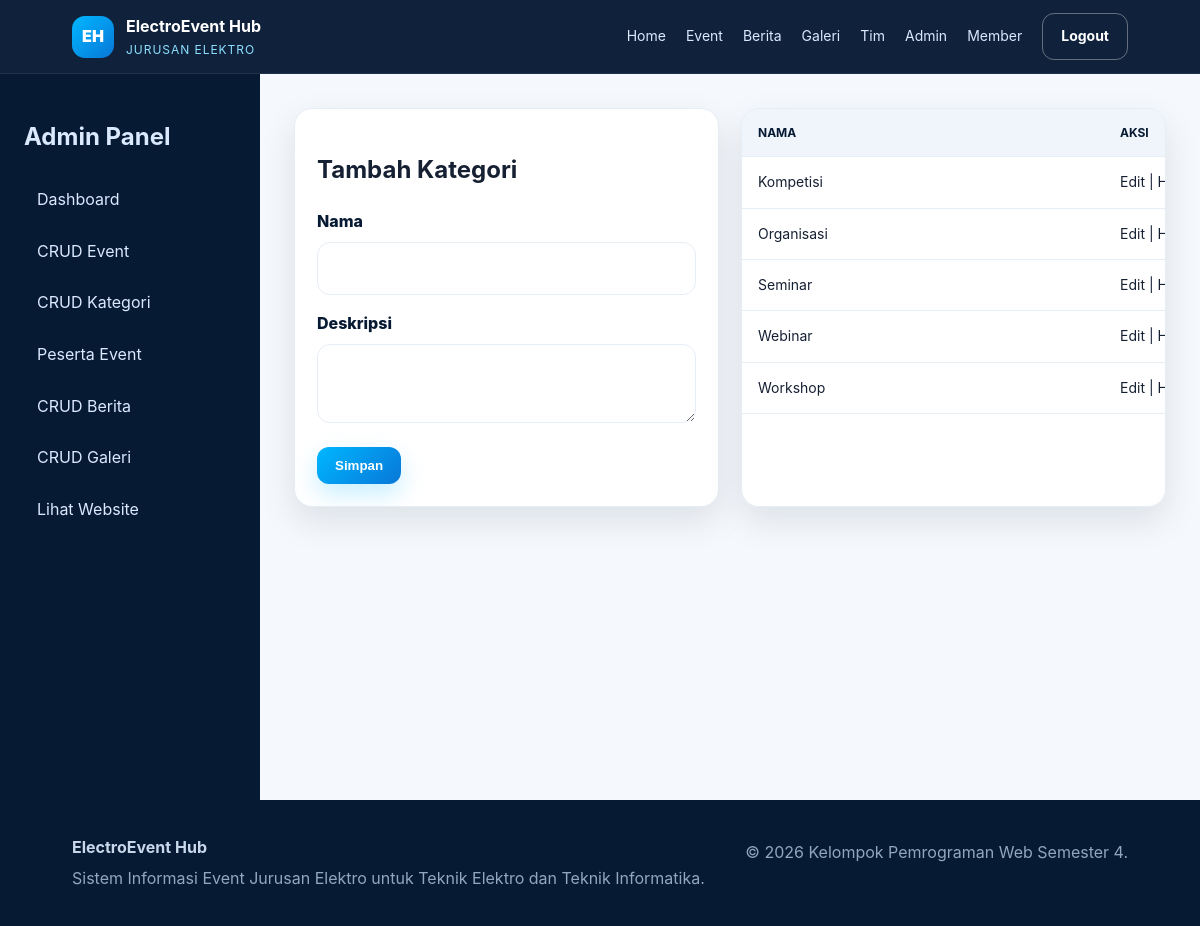
Screenshot of /admin/categories.php (signed in) with the database file from the repository.
### tables this page shows
CREATE TABLE categories (
  id INT AUTO_INCREMENT PRIMARY KEY,
  name VARCHAR(80) NOT NULL UNIQUE,
  description TEXT,
  created_at TIMESTAMP DEFAULT CURRENT_TIMESTAMP
);

### includes/functions.php (called while the page is built, shortened)
<?php
function e($value) {
    return htmlspecialchars((string) $value, ENT_QUOTES, 'UTF-8');
}

### admin/categories.php (the view, shortened to what this page needs)
<?php
require_once __DIR__ . '/../config/database.php'; require_once __DIR__ . '/../includes/functions.php'; require_admin();
$edit=null;if(isset($_GET['edit'])){$stmt=$pdo->prepare('SELECT * FROM categories WHERE id=?');$stmt->execute([(int)$_GET['edit']]);$edit=$stmt->fetch();}
$categories=$pdo->query('SELECT * FROM categories ORDER BY name')->fetchAll(); $title='Kategori'; require_once __DIR__ . '/_layout.php';
?>
<div class="grid grid-2"><form class="card card-body" method="post"><h2><?= $edit?'Edit':'Tambah' ?> Kategori</h2><input type="hidden" name="id" value="<?= e($edit['id']??'') ?>"><div class="form-row"><label class="label">Nama</label><input class="input" name="name" value="<?= e($edit['name']??'') ?>" required></div><div class="form-row"><label class="label">Deskripsi</label><textarea name="description"><?= e($edit['description']??'') ?></textarea></div><button class="btn btn-primary">Simpan</button></form><div class="table-wrap"><table><thead><tr><th>Nama</th><th>Aksi</th></tr></thead><tbody><?php foreach($categories as $c): ?><tr><td><?= e($c['name']) ?></td><td><a href="?edit=<?= $c['id'] ?>">Edit</a> | <a onclick="return confirm('Hapus?')" href="?delete=<?= $c['id'] ?>">Hapus</a></td></tr><?php endforeach; ?></tbody></table></div></div>
<?php require_once __DIR__ . '/_footer.php'; ?>

### assets/css/style.css (style rules this page uses)
:root { --navy:#071a33;--navy2:#102a4c;--blue:#0877d8;--electric:#00b7ff;--white:#fff;--muted:#61718a;--line:#e7edf5;--bg:#f5f8fc;--danger:#d93025;--ok:#118a45;--warn:#b76a00;--shadow:0 14px 35px rgba(7,26,51,.10);--radius:18px }
* { box-sizing:border-box }
body { margin:0;font-family:Inter,Segoe UI,Arial,sans-serif;background:var(--bg);color:#162033;line-height:1.6 }
a { text-decoration:none;color:inherit }
.btn { display:inline-flex;align-items:center;justify-content:center;gap:8px;border:0;border-radius:12px;padding:11px 18px;font-weight:700;cursor:pointer }
.btn-primary { background:linear-gradient(135deg,var(--electric),var(--blue));color:#fff;box-shadow:0 10px 24px rgba(0,183,255,.22) }
.grid { display:grid;gap:22px }
.grid-2 { grid-template-columns:repeat(2,1fr) }
.card { background:#fff;border:1px solid var(--line);border-radius:var(--radius);box-shadow:var(--shadow);overflow:hidden }
.card-body { padding:22px }
.input,select,textarea { width:100%;border:1px solid var(--line);background:#fff;border-radius:13px;padding:13px 14px;font:inherit;outline:none }
.form-row { margin-bottom:16px }
.label { display:block;margin-bottom:7px;font-weight:800;color:var(--navy) }
.table-wrap { overflow:auto;background:#fff;border:1px solid var(--line);border-radius:var(--radius);box-shadow:var(--shadow) }
table { width:100%;border-collapse:collapse;min-width:760px }
th,td { padding:14px 16px;text-align:left;border-bottom:1px solid var(--line);font-size:14px }
th { background:#f0f5fb;color:var(--navy);text-transform:uppercase;font-size:12px }

### rows the page displays
categories: name "Kompetisi"
categories: name "Organisasi"
categories: name "Seminar"
categories: name "Webinar"
categories: name "Workshop"
